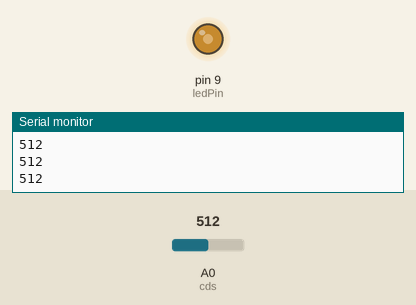
Recording of a sketch running on a simulated Arduino Uno, built with avr-gcc and run on an emulated ATmega328P. Parts: output pins drawn as LEDs (lit = HIGH), the last lines printed to the serial monitor. Inputs (shaded band) come from the test bench; at power-on: A0 (cds) = 512.

Above: at 1.2 s.
1.3 s: A0 (cds) set to 716
At 1.8 s:
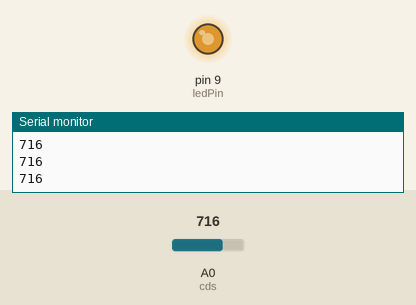
2.8 s: A0 (cds) set to 900
At 3.1 s:
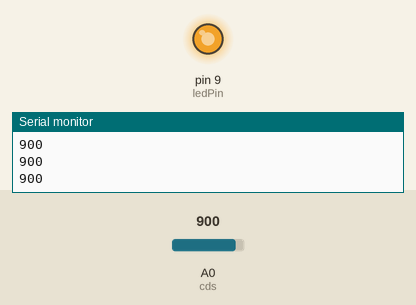
4.3 s: A0 (cds) set to 122
At 5.5 s:
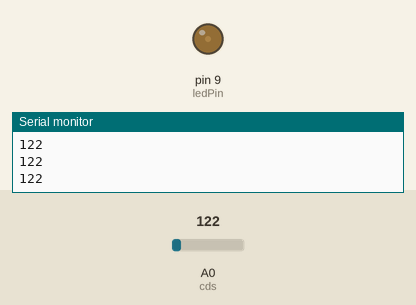
5.8 s: A0 (cds) set to 0
At 6.9 s:
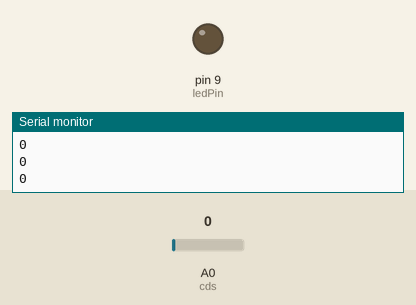
Timing chart, 0 to 8.3 s (numbered marks = the images above; inputs shaded):
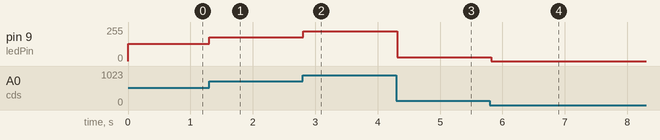

Measured:
- after the input at 1.3 s, pin 9 (ledPin): 128/255 → 179/255 at once
- after the input at 2.8 s, pin 9 (ledPin): 179/255 → 225/255 at once
- after the input at 4.3 s, pin 9 (ledPin): 225/255 → 30/255 at once
- after the input at 5.8 s, pin 9 (ledPin): 30/255 → 0/255 at once

The sketch:

example3.ino
```cpp
int cds = A0;
int ledPin = 9;
int val = 0;


void setup() {
  Serial.begin(9600);
  pinMode(ledPin, OUTPUT);
}

void loop() {
  val = analogRead(cds);
  Serial.println(val);
  analogWrite(ledPin, val/4);
  delay(100);

}
```
